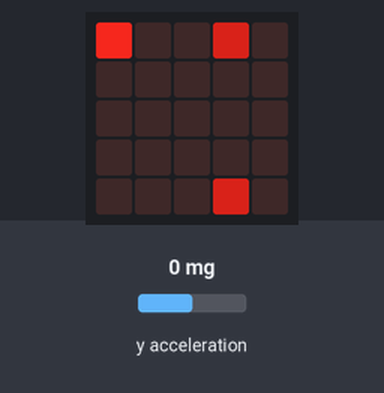
A program run on a simulated BBC micro:bit running MicroPython. Parts: the board's 5×5 LED display. The inputs (shaded band) are chosen by the test bench; at power-on: y acceleration 0 mg. Random numbers come from a fixed seed; the 48×5 strip is a reading aid, not a part: it shows the text the display is scrolling, unrolled, one strip-width of it at a time. At 18.0 s the program stops and its outputs stay as they are.

Above: at 1.2 s.
1.3 s: y acceleration set to 750 mg
At 1.82 s:
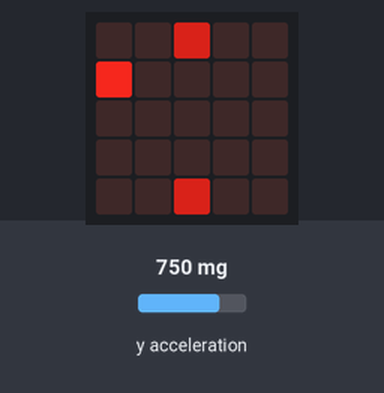
At 18.4 s:
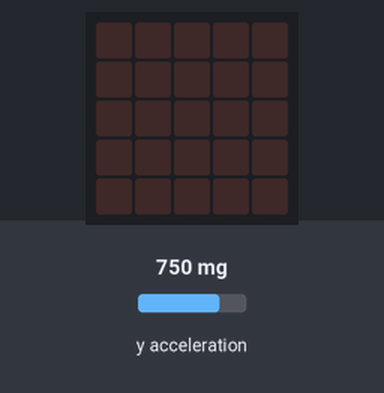

Measured:
- what the display in image 0 shows lasts 0.8 s, from 0.4 s to 1.2 s
- what the display in image 1 shows lasts 0.4 s, from 1.6 s to 2.0 s

The program:

flappy_pixel__komentari_.py
```python
from microbit import * # obavezno u svakom programu za micro:bit
import random # modul za generiranje slučajnih vrijednosti

pixel_row = 2 # redak u kojem se pixel nalazi, na početku je u sredini
gate_column = 4 # stupac u kojem se vrata nalaze, svaka vrata su na početku u zadnjem stupcu
gate_row = 1 # redak u kojem vrata počinju, tj. praznina kroz koju pixel može proći
gate_size = 3 # veličina vrata, broj redaka kroz koje pixel može proći
gate_move = False # varijabla koja određuje pomiču li se vrata prema pixelu, vrata se pomiču u svakoj drugoj iteraciji
score = 0 # rezultat koji je igrač postigao, broj vrata kroz koje je pixel prošao

while True: # beskonačna petlja, može se prekinuti samo naredbom break
    y = accelerometer.get_y() # čitamo y vrijednost akcelerometra
    if y > 600 and pixel_row < 4: # gledamo želi li igrač pomaknuti pixel gore, vrijednost 600 odabrana je kratkom isprobavanjem i ne mora biti optimalna
        pixel_row += 1 # pixel se pomiče gore
    elif y <= 600 and pixel_row > 0: # ako igrač drži micro:bit normalno, pixel pada jedno mjesto dolje
        pixel_row -= 1 # pixel se pomiče dolje
    if gate_move: # provjera treba li pomaknuti vrata prema pixelu
        gate_column -= 1 # vrata se pomiču prema pixelu
    gate_move = not gate_move # ako se vrata nisu pomaknula, postavljamo vrijednost da se idući put pomaknu i obratno
    display.clear() # gasimo sve ledice na micro:bit
    display.set_pixel(0, pixel_row, 8) # palimo ledicu pixela
    for i in range(5): # petlja u kojoj ispisujemo stupac s vratima
        if i < gate_row or i > gate_row + gate_size - 1: # gledamo da li se u aktualnom retku nalazi zid vrata, samo zidove treba ispisati
            display.set_pixel(gate_column, i, 5) # ako da, palimo ledicu toga retka
    if gate_column == 0: # provjeravamo jesu li vrata došla do pixela
        if pixel_row < gate_row or pixel_row > gate_row + gate_size - 1: # provjeravamo je li pixel udario u zid vrata
            break # ako je, izlazimo iz glavne petlje
        score += 1 # inače jedan bod ide igraču
        if score in (1, 10): # nakon što igrač ostvari 1 bod i zatim kasnije 10 bodova, igra postaje teža tako što smanjujemo veličinu vrata za jedan
            gate_size -= 1 # ovdje radimo to smanjivanje
        gate_column = 4 # budući da je pixel prošao kroz vrata, nova stvaramo i stavljamo u zadnji stupac
        gate_row = random.randint(0, 4 - gate_size + 1) # pomoću generatora slučajnih brojeva određujemo gdje će vrata započeti
    sleep(400) # spavamo 400 milisekundi između dvije iteracije
sleep(800) # nakon što je igrač izgubio spavamo 800 milisekundi
display.scroll("You scored " + str(score) + " points!") # i zatim mu prikažemo rezultat koji je ostvario
```
